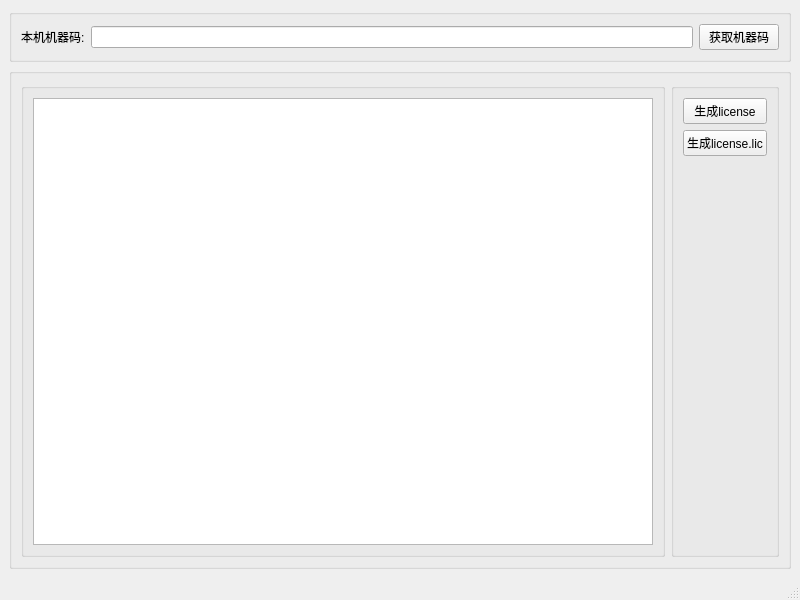
<?xml version="1.0" encoding="UTF-8"?>
<ui version="4.0">
 <class>MainWindow</class>
 <widget class="QMainWindow" name="MainWindow">
  <property name="geometry">
   <rect>
    <x>0</x>
    <y>0</y>
    <width>800</width>
    <height>600</height>
   </rect>
  </property>
  <property name="windowTitle">
   <string>中考软件license管理</string>
  </property>
  <widget class="QWidget" name="centralwidget">
   <layout class="QVBoxLayout" name="verticalLayout_2">
    <item>
     <widget class="QGroupBox" name="groupBox">
      <property name="title">
       <string/>
      </property>
      <layout class="QHBoxLayout" name="horizontalLayout">
       <item>
        <widget class="QLabel" name="label">
         <property name="text">
          <string>本机机器码:</string>
         </property>
        </widget>
       </item>
       <item>
        <widget class="QLineEdit" name="lineEdit">
         <property name="readOnly">
          <bool>false</bool>
         </property>
        </widget>
       </item>
       <item>
        <widget class="QPushButton" name="pbGetMachineCode">
         <property name="text">
          <string>获取机器码</string>
         </property>
        </widget>
       </item>
      </layout>
     </widget>
    </item>
    <item>
     <widget class="QGroupBox" name="groupBox_2">
      <property name="title">
       <string/>
      </property>
      <layout class="QHBoxLayout" name="horizontalLayout_2">
       <item>
        <widget class="QGroupBox" name="groupBox_4">
         <property name="title">
          <string/>
         </property>
         <layout class="QGridLayout" name="gridLayout">
          <item row="0" column="0">
           <widget class="QTextEdit" name="textEdit"/>
          </item>
         </layout>
        </widget>
       </item>
       <item>
        <widget class="QGroupBox" name="groupBox_3">
         <property name="title">
          <string/>
         </property>
         <layout class="QVBoxLayout" name="verticalLayout">
          <item>
           <widget class="QPushButton" name="pbGenLicense">
            <property name="text">
             <string>生成license</string>
            </property>
           </widget>
          </item>
          <item>
           <widget class="QPushButton" name="genLicenseFile">
            <property name="text">
             <string>生成license.lic</string>
            </property>
           </widget>
          </item>
          <item>
           <spacer name="verticalSpacer">
            <property name="orientation">
             <enum>Qt::Vertical</enum>
            </property>
            <property name="sizeHint" stdset="0">
             <size>
              <width>20</width>
              <height>40</height>
             </size>
            </property>
           </spacer>
          </item>
         </layout>
        </widget>
       </item>
      </layout>
     </widget>
    </item>
   </layout>
  </widget>
  <widget class="QMenuBar" name="menubar">
   <property name="geometry">
    <rect>
     <x>0</x>
     <y>0</y>
     <width>800</width>
     <height>26</height>
    </rect>
   </property>
  </widget>
  <widget class="QStatusBar" name="statusbar"/>
 </widget>
 <resources/>
 <connections/>
</ui>
